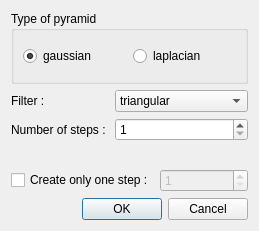
<?xml version="1.0" encoding="UTF-8"?>
<ui version="4.0">
 <class>PyramidDialog</class>
 <widget class="QDialog" name="PyramidDialog">
  <property name="geometry">
   <rect>
    <x>0</x>
    <y>0</y>
    <width>259</width>
    <height>231</height>
   </rect>
  </property>
  <property name="windowTitle">
   <string>Dialog</string>
  </property>
  <layout class="QVBoxLayout" name="verticalLayout">
   <item>
    <widget class="QGroupBox" name="groupBox">
     <property name="title">
      <string>Type of pyramid</string>
     </property>
     <layout class="QHBoxLayout" name="horizontalLayout">
      <item>
       <widget class="QRadioButton" name="gaussianButton">
        <property name="text">
         <string>gaussian</string>
        </property>
        <property name="checked">
         <bool>true</bool>
        </property>
       </widget>
      </item>
      <item>
       <widget class="QRadioButton" name="laplacianButton">
        <property name="text">
         <string>laplacian</string>
        </property>
       </widget>
      </item>
     </layout>
    </widget>
   </item>
   <item>
    <layout class="QFormLayout" name="formLayout">
     <item row="0" column="0">
      <widget class="QLabel" name="label">
       <property name="text">
        <string>Filter : </string>
       </property>
      </widget>
     </item>
     <item row="0" column="1">
      <widget class="QComboBox" name="filterBox">
       <item>
        <property name="text">
         <string>triangular</string>
        </property>
       </item>
       <item>
        <property name="text">
         <string>gaussian</string>
        </property>
       </item>
       <item>
        <property name="text">
         <string>trimodal</string>
        </property>
       </item>
       <item>
        <property name="text">
         <string>rectangular</string>
        </property>
       </item>
       <item>
        <property name="text">
         <string>qmf</string>
        </property>
       </item>
      </widget>
     </item>
     <item row="1" column="0">
      <widget class="QLabel" name="nbStepLabel">
       <property name="text">
        <string>Number of steps : </string>
       </property>
      </widget>
     </item>
     <item row="1" column="1">
      <widget class="QSpinBox" name="stepBox">
       <property name="minimum">
        <number>1</number>
       </property>
       <property name="maximum">
        <number>9</number>
       </property>
      </widget>
     </item>
    </layout>
   </item>
   <item>
    <layout class="QHBoxLayout" name="horizontalLayout_2">
     <item>
      <widget class="QCheckBox" name="oneStepBox">
       <property name="text">
        <string>Create only one step :</string>
       </property>
      </widget>
     </item>
     <item>
      <widget class="QSpinBox" name="onlyStepBox">
       <property name="enabled">
        <bool>false</bool>
       </property>
       <property name="minimum">
        <number>1</number>
       </property>
       <property name="maximum">
        <number>9</number>
       </property>
      </widget>
     </item>
    </layout>
   </item>
   <item>
    <widget class="QDialogButtonBox" name="buttonBox">
     <property name="orientation">
      <enum>Qt::Horizontal</enum>
     </property>
     <property name="standardButtons">
      <set>QDialogButtonBox::Cancel|QDialogButtonBox::Ok</set>
     </property>
    </widget>
   </item>
  </layout>
 </widget>
 <resources/>
 <connections>
  <connection>
   <sender>buttonBox</sender>
   <signal>accepted()</signal>
   <receiver>PyramidDialog</receiver>
   <slot>accept()</slot>
   <hints>
    <hint type="sourcelabel">
     <x>248</x>
     <y>254</y>
    </hint>
    <hint type="destinationlabel">
     <x>157</x>
     <y>274</y>
    </hint>
   </hints>
  </connection>
  <connection>
   <sender>buttonBox</sender>
   <signal>rejected()</signal>
   <receiver>PyramidDialog</receiver>
   <slot>reject()</slot>
   <hints>
    <hint type="sourcelabel">
     <x>316</x>
     <y>260</y>
    </hint>
    <hint type="destinationlabel">
     <x>286</x>
     <y>274</y>
    </hint>
   </hints>
  </connection>
  <connection>
   <sender>oneStepBox</sender>
   <signal>toggled(bool)</signal>
   <receiver>onlyStepBox</receiver>
   <slot>setEnabled(bool)</slot>
   <hints>
    <hint type="sourcelabel">
     <x>96</x>
     <y>164</y>
    </hint>
    <hint type="destinationlabel">
     <x>218</x>
     <y>164</y>
    </hint>
   </hints>
  </connection>
  <connection>
   <sender>oneStepBox</sender>
   <signal>toggled(bool)</signal>
   <receiver>nbStepLabel</receiver>
   <slot>setDisabled(bool)</slot>
   <hints>
    <hint type="sourcelabel">
     <x>96</x>
     <y>164</y>
    </hint>
    <hint type="destinationlabel">
     <x>70</x>
     <y>120</y>
    </hint>
   </hints>
  </connection>
  <connection>
   <sender>oneStepBox</sender>
   <signal>toggled(bool)</signal>
   <receiver>stepBox</receiver>
   <slot>setDisabled(bool)</slot>
   <hints>
    <hint type="sourcelabel">
     <x>96</x>
     <y>164</y>
    </hint>
    <hint type="destinationlabel">
     <x>193</x>
     <y>120</y>
    </hint>
   </hints>
  </connection>
 </connections>
</ui>
